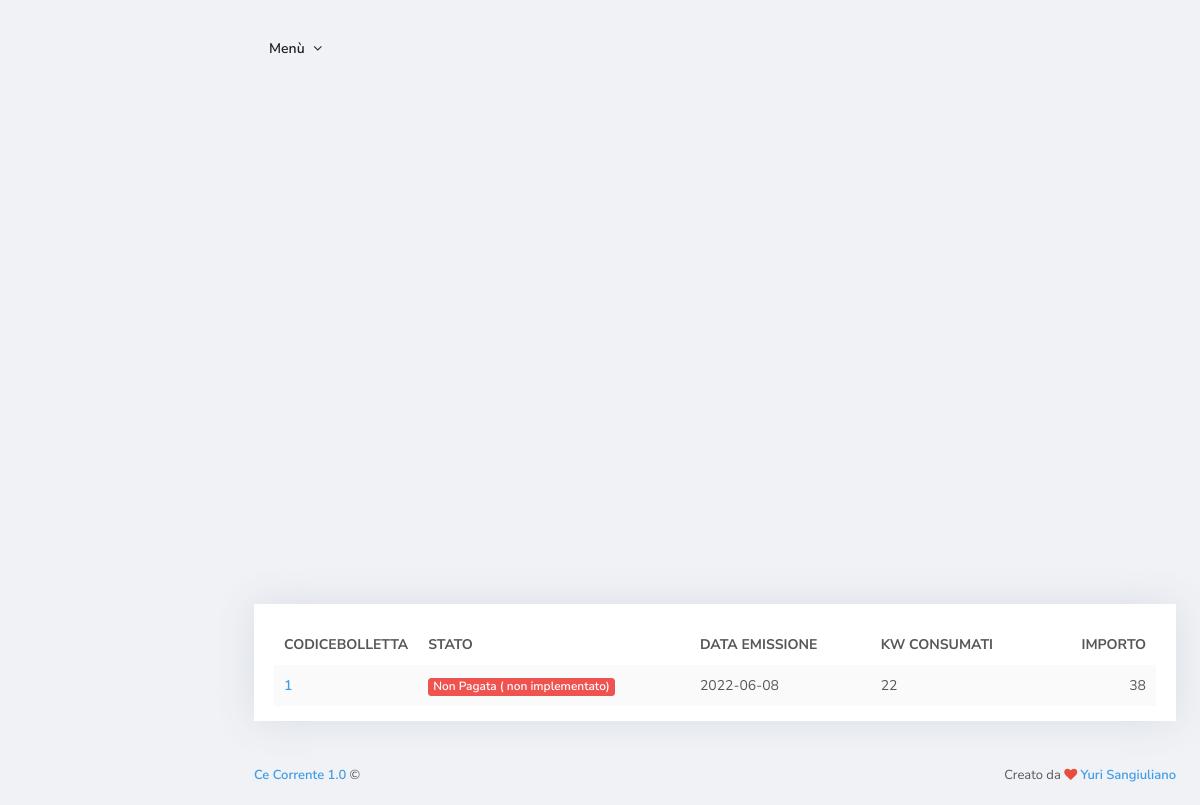
Screenshot of /HomePageCliente.php (signed in) with the database file from the repository.
### tables this page shows
CREATE TABLE `bolletta` (
  `CodiceBolletta` int(11) NOT NULL,
  `DataEmissione` date NOT NULL,
  `DataScadenza` date NOT NULL,
  `KWConsumati` double NOT NULL,
  `Importo` decimal(10,0) NOT NULL,
  `CodC` int(11) NOT NULL
);

### assets/php/sessioni.php (called while the page is built, shortened)
<?php
if (isset($_SESSION['MatricolaD'])) {
    $matricolaD = $_SESSION['MatricolaD'];
    $tipo = $_SESSION['TipoUser'];
}
elseif (isset($_SESSION['CodiceCliente'])) {
    $CodiceCliente = $_SESSION['CodiceCliente'];
}
else {
    header("Location: index.php");
    exit();
}
?>

### HomePageCliente.php (the view, shortened to what this page needs)
<?php
require 'assets/php/sessioni.php';
require 'inc/_global/views/head_start.php';
?>
<?php require 'inc/_global/views/head_end.php'; ?>
<?php require 'inc/_global/views/page_start.php'; ?>
<div class="content">
<div class="block block-fx-shadow">
    <div class="block-content">
      <table class="table table-borderless table-striped">
        <thead>
          <tr>
            <th style="width: 100px;">CodiceBolletta</th>
            <th>Stato</th>
            <th class="d-none d-sm-table-cell">Data Emissione</th>
            <th class="d-none d-sm-table-cell">Kw Consumati</th>
            <th class="text-right">Importo</th>
          </tr>
        </thead>
        <tbody>
<?php
            $sql = "SELECT bolletta.CodiceBolletta,bolletta.DataEmissione,bolletta.KWConsumati,bolletta.Importo FROM `bolletta` INNER JOIN contratto ON  bolletta.CodC=contratto.CodC AND contratto.CodCliente='$CodiceCliente'";
$risultato = mysqli_query($connessione,$sql);
while($riga=mysqli_fetch_array($risultato))
{
    $id=$riga['CodiceBolletta'];
    echo "
         <tr>
                <td>
                <a class='font-w600' href='StampaFattura.php?id=$id'>".$riga['CodiceBolletta']."</a>
                </td>
                <td>
                    <span class='badge badge-danger'>Non Pagata ( non implementato)</span>
                </td>
                <td class='d-none d-sm-table-cell'>".$riga['DataEmissione']."</td>
                <td class='d-none d-sm-table-cell'>".$riga['KWConsumati']."</td>
                 <td class='text-right'>".$riga['Importo']."</td>
          </tr>";
}
            ?>
        </tbody>
      </table>
    </div>
  </div>
<?php require 'inc/_global/views/page_end.php'; ?>
<?php require 'inc/_global/views/footer_end.php'; ?>

### rows the page displays
bolletta: CodiceBolletta "1", DataEmissione "2022-06-08", KWConsumati "22", Importo "38"

### other values shown
$cb->name "Ce Corrente"
$cb->version "1.0"
